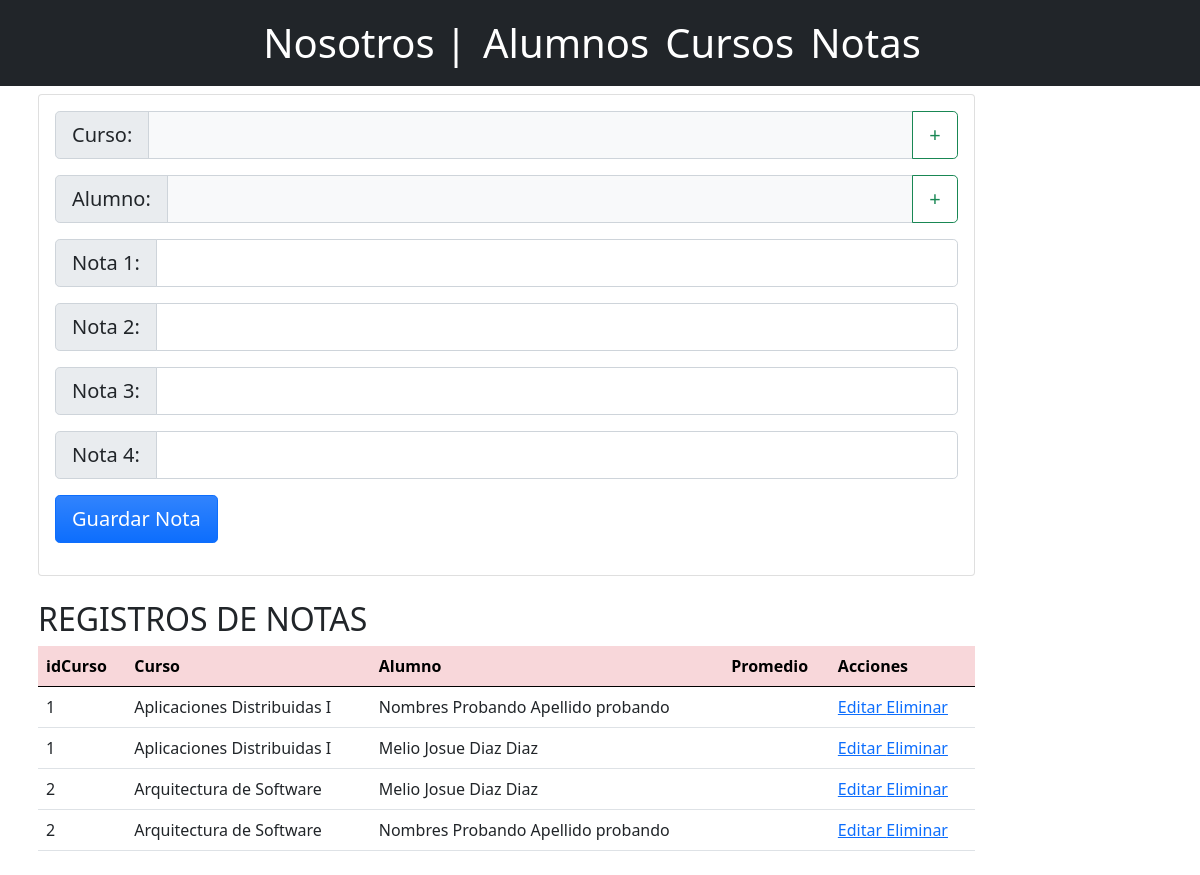
/docs/registroNota.php, run on an earlier commit of the app's database.
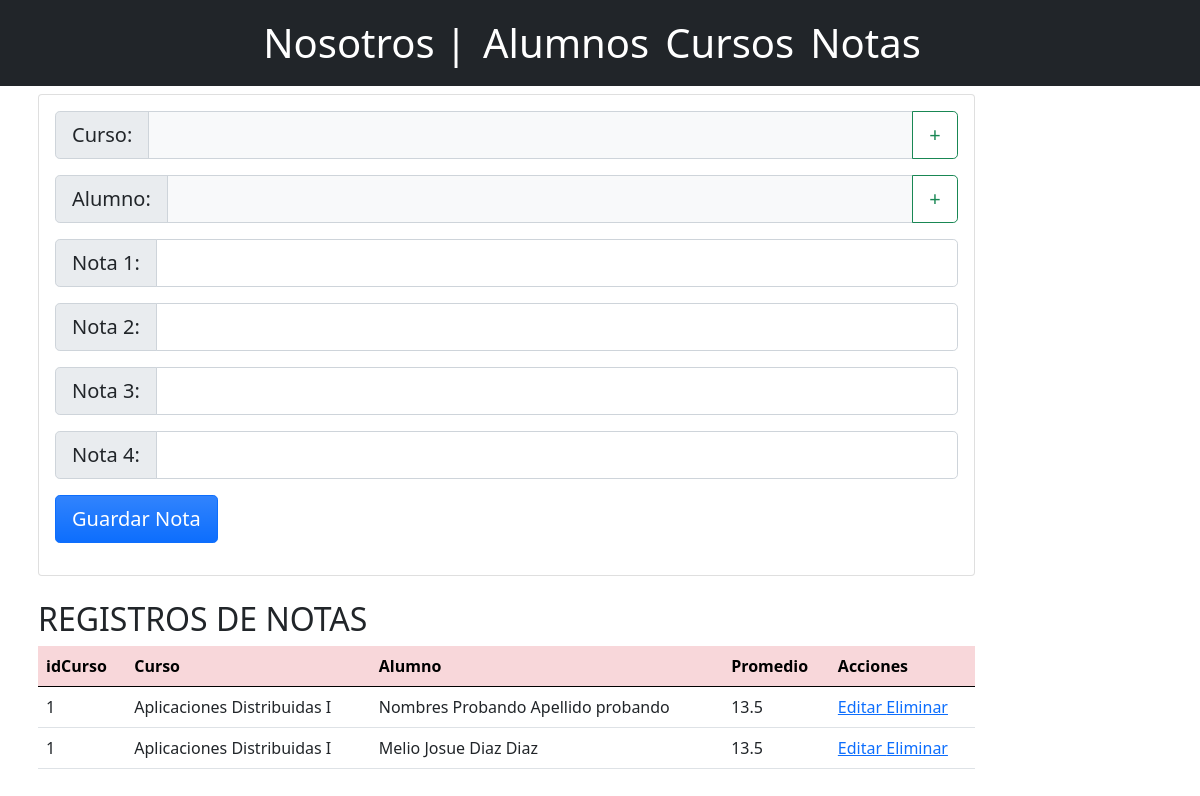
And on a later commit of the database.
### tables this page shows
create table notas(
	DNI char(8) not null,
	idCurso int not null,
	nota1 double not null,
	nota2 double not null,
	nota3 double not null,
	nota4 double not null,
	primary key(DNI, idCurso)
);

create table cursos(
	idCurso int not null auto_increment primary key,
	nombreCurso varchar(50) not null,
	dia varchar(9) not null,
	horaEntrada time,
	horaSalida time,
	docente varchar(100)
);

### docs/registroNota.php (the view, shortened to what this page needs)
<?php
$nombreCurso=false;
$nombres=false;
$apellidos=false;
include ("Includes/header.php");
?>
<div class = "container p-2">
    <div class ="col-md-10">
        <div class = "card card-body">
            <form action="operaciones/agregarNota.php?DNI=<?php echo $id ?>&idCurso=<?php echo $idCurso ?>" method="POST">
                <div class="input-group input-group-lg mb-3">
                    <span class ="input-group-text" id="inputGroup-sizing-lg">Curso:</span>
                    <input class = "form-control bg-light" type="text" autocomplete="course" maxlength="50"
                    <?php echo ($nombreCurso) ? "value='$nombreCurso'" : "" ?>
                    style="pointer-events: none;" required />
                    <a class="btn btn-outline-success" href="operaciones/seleccionarCurso.php" role="button">+</a>
                </div>
                <div class="input-group input-group-lg mb-3" >
                    <span class ="input-group-text" id="inputGroup-sizing-lg">Alumno:</span>
                    <input class = "form-control bg-light" type="text" autocomplete="full name"
                    maxlength="50" <?php echo ($nombres) ? "value ='$nombres $apellidos'" : "" ?>
                    style="pointer-events: none;" required/>
                    <a class="btn btn-outline-success" href="operaciones/seleccionarAlumno.php" role="button">+</a>
                </div>
                <div class="input-group input-group-lg mb-3" >
                    <span class="input-group-text" id="inputGroup-sizing-lg">Nota 1:</span>
                    <input type="text" class="form-control" name="nota1" autocomplete="calification"
                    maxlength="5" required />
                </div>
                <div class="input-group input-group-lg mb-3" >
                    <span class="input-group-text" id="inputGroup-sizing-lg">Nota 2:</span>
                    <input type="text" class="form-control" name="nota2" autocomplete="calification"
                    maxlength="5" required />
                </div>
                <div class="input-group input-group-lg mb-3" >
                    <span class="input-group-text" id="inputGroup-sizing-lg">Nota 3:</span>
                    <input type="text" class="form-control" name="nota3" autocomplete="calification"
                    maxlength="5" required />
                </div>
                <div class="input-group input-group-lg mb-3" >
                    <span class="input-group-text" id="inputGroup-sizing-lg">Nota 4:</span>
                    <input type="text" class="form-control" name="nota4" autocomplete="calification"
                    maxlength="5" required />
                </div>
                <div class="input-group input-group-lg mb-3">
                    <input class="btn btn-primary btn-lg bg-gradient" name="GuardarNota" type="submit" value="Guardar Nota"/>
                </div>
            </form>
        </div>
        <br>
    </div>
    <div class="col-md-10">
        <h2>REGISTROS DE NOTAS</h2>
        <table class = "table table-hover">
            <thead class="table-danger">
                <tr>
                    <th>idCurso</th>
                    <th>Curso</th>
                    <th>Alumno</th>
                    <th>Promedio</th>
                    <th>Acciones</th>
                </tr>
            </thead>
            <tbody>
                <?php
                    $consulta = "select cursos.nombreCurso,concat(alumnos.nombres,
                                    ' ',alumnos.apellidos) as 'nombreAlumno',
                                    (nota1+nota2+nota3+nota4)/4 as 'Promedio',
                                    notas.DNI,
                                    notas.idCurso
                        from notas
                        inner join alumnos on notas.DNI = alumnos.DNI
                        inner join cursos on notas.idCurso = cursos.idCurso
                        order by idCurso;";
                    $resultado = mysqli_query($conn,$consulta);
                    while($row = mysqli_fetch_array($resultado)){
                        echo(
                        "<tr>".
                            "<td>".$row['idCurso']."</td>".
                            "<td>".$row['nombreCurso']."</td>".
                            "<td>".$row['nombreAlumno']."</td>".
                            "<td>".$row['Promedio']."</td>".
                            "<td>".
                                "<a href='operaciones/editarNota.php?idCurso=".$row['idCurso']."&
                                        DNI=".$row['DNI']."'>Editar </a>".
                                "<a href='operaciones/eliminarNota.php?idNota=".$row['idCurso']."&
                                DNI=".$row['DNI']." '>Eliminar </a>".
                            "</td>".
                        "</tr>");
                    }
                ?>
            </tbody>
        </table>
    </div>
</div>
<?php include ("Includes/footer.php");?>

### docs/Includes/header.php (shortened to what this page needs)
<!DOCTYPE html>
<html lang="en">
    <head>
        <link href="https://cdn.jsdelivr.net/npm/bootstrap@5.0.0-beta1/dist/css/bootstrap.min.css" rel="stylesheet">
    </head>
    <body>
        <div class="navbar navbar-dark bg-dark justify-content-center">
            <a href="/index.php" class="navbar-brand fs-1">
            Nosotros |
            </a>
            <a href="/docs/registroAlumno.php" class="navbar-brand fs-1">
            Alumnos
            </a>
            <a href="/docs/registroCurso.php" class="navbar-brand fs-1">
            Cursos
            </a>
            <a href="/docs/registroNota.php" class="navbar-brand fs-1">
            Notas
            </a>
    </div>

### docs/Includes/footer.php (shortened to what this page needs)
</body>
</html>

What changed in the data, as far as the page shows it:
removed notas: idCurso "2", idCurso.nombreCurso "Arquitectura de Software", nombreAlumno "Melio Josue Diaz Diaz"
removed notas: idCurso "2", idCurso.nombreCurso "Arquitectura de Software", nombreAlumno "Nombres Probando Apellido probando"
changed notas (number 1 of 2 on the later page): Promedio (not shown) → "13.5"
changed notas (number 2 of 2 on the later page): Promedio (not shown) → "13.5"
